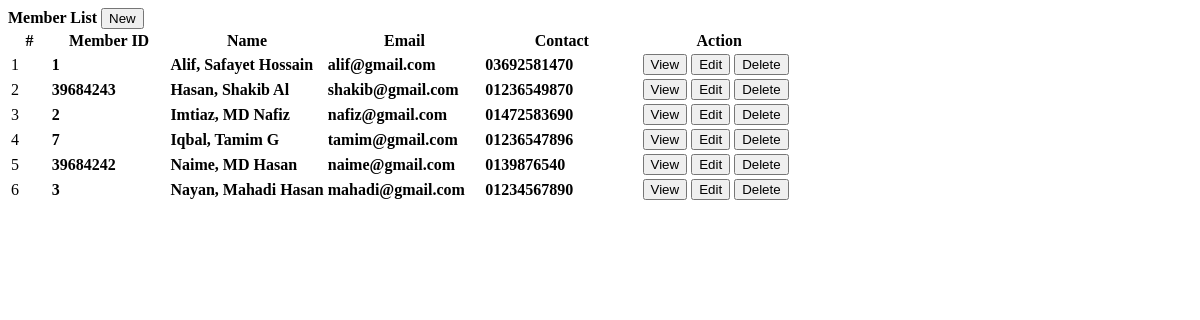
/members.php, run on the app's committed database.
### tables this page shows
CREATE TABLE `members` (
  `id` int(30) NOT NULL,
  `member_id` int(30) NOT NULL,
  `firstname` varchar(100) NOT NULL,
  `middlename` varchar(100) NOT NULL,
  `lastname` varchar(100) NOT NULL,
  `gender` varchar(20) NOT NULL,
  `contact` varchar(100) NOT NULL,
  `address` text NOT NULL,
  `email` varchar(100) NOT NULL,
  `date_created` datetime NOT NULL DEFAULT current_timestamp()
);

### members.php (the view, shortened to what this page needs)
<?php include('db_connect.php');?>
<div class="container-fluid">
	<div class="col-lg-12">
		<div class="row">
			<div class="col-md-12">
				<div class="card">
					<div class="card-header">
						<b>Member List</b>
						<span class="">
							<button class="btn btn-primary btn-block btn-sm col-sm-2 float-right" type="button" id="new_member">
					<i class="fa fa-plus"></i> New</button>
				</span>
					</div>
					<div class="card-body">
						<table class="table table-bordered table-condensed table-hover">
							<colgroup>
								<col width="5%">
								<col width="15%">
								<col width="20%">
								<col width="20%">
								<col width="20%">
								<col width="20%">
							</colgroup>
							<thead>
								<tr>
									<th class="text-center">#</th>
									<th class="">Member ID</th>
									<th class="">Name</th>
									<th class="">Email</th>
									<th class="">Contact</th>
									<th class="text-center">Action</th>
								</tr>
							</thead>
							<tbody>
								<?php
								$i = 1;
								$member =  $conn->query("SELECT *,concat(lastname,', ',firstname,' ',middlename) as name from members order by concat(lastname,', ',firstname,' ',middlename) asc");
								while($row=$member->fetch_assoc()):
								?>
								<tr>
									<td class="text-center"><?php echo $i++ ?></td>
									<td class="">
										 <p><b><?php echo $row['member_id'] ?></b></p>
									</td>
									<td class="">
										 <p><b><?php echo ucwords($row['name']) ?></b></p>
									</td>
									<td class="">
										 <p><b><?php echo $row['email'] ?></b></p>
									</td>
									<td class="">
										 <p><b><?php echo $row['contact'] ?></b></p>
									</td>
									<td class="text-center">
										<button class="btn btn-sm btn-outline-primary view_member" type="button" data-id="<?php echo $row['id'] ?>" >View</button>
										<button class="btn btn-sm btn-outline-primary edit_member" type="button" data-id="<?php echo $row['id'] ?>" >Edit</button>
										<button class="btn btn-sm btn-outline-danger delete_member" type="button" data-id="<?php echo $row['id'] ?>">Delete</button>
									</td>
								</tr>
								<?php endwhile; ?>
							</tbody>
						</table>
					</div>
				</div>
			</div>
		</div>
	</div>
</div>

### members.php (style rules this page uses)
td { vertical-align: middle !important; }
td p { margin: unset }

### data on the page
members: member "1", name "Alif, Safayet Hossain", email "alif@gmail.com", contact "03692581470"
members: member "39684243", name "Hasan, Shakib Al", email "shakib@gmail.com", contact "01236549870"
members: member "2", name "Imtiaz, MD Nafiz", email "nafiz@gmail.com", contact "01472583690"
members: member "7", name "Iqbal, Tamim G", email "tamim@gmail.com", contact "01236547896"
members: member "39684242", name "Naime, MD Hasan", email "naime@gmail.com", contact "0139876540"
members: member "3", name "Nayan, Mahadi Hasan", email "mahadi@gmail.com", contact "01234567890"
